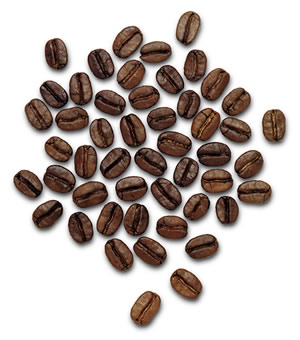
//> input picture data/coffee_grains.jpg, 300 x 340 px
$ ./exercises_02_b_watershed ../data/coffee_grains.jpg out.png   (built with g++ and OpenCV 4)
//> lines starting //> are read from the running program, lines starting //| are printed output that depends on the picture; after the words box and inside, x2 and y2 are one past the last pixel; in counts of white or black regions, pixels touching at a corner belong together
#include <stdio.h>
#include <opencv2/opencv.hpp>
#include <opencv2/imgproc.hpp>
#include "opencv2/highgui.hpp"
#include <stdlib.h>     /* srand, rand */


/**
 * Threshold with a value
 * @param argc
 * @param argv
 * @return
 */
int main(int argc, char **argv) {
    const cv::String arguments =
            "{help h usage ?    |       | print this message }"
            "{@input_image      |       | image for compare  }"
            "{@output_image     |       | output image       }";

    cv::CommandLineParser parser(argc, argv, arguments);
    parser.about("Watershed markers v1.0.0");
    if (parser.has("help")) {
        parser.printMessage();
        return 0;
    }

    srand(1234);
    cv::String input_path = parser.get<cv::String>(0);
    cv::String output_path = parser.get<cv::String>(1);

    if (!parser.check()) {
        parser.printErrors();
        return 0;
    }

    cv::Mat input = cv::imread(input_path, cv::IMREAD_COLOR);
//> input is the input picture: 340 rows x 300 cols, CV_8UC3; mean B, G, R 179.4, 183.5, 192.9

    if (!input.data) {
        printf("No image data \n");
        return -1;
    }
    // imshow("Input Image", input);

    // Clone input and convert marker image to bg
    cv::Mat markers = input.clone();
    cv::cvtColor(markers, markers, cv::COLOR_BGR2GRAY);
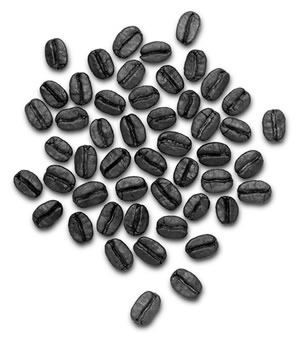
//> markers: 340 rows x 300 cols, CV_8UC1; min 0, max 255, mean 185.9

    // Convert input image to CV_8UC3 for watershed
    input.convertTo(input, CV_8UC3);

    // Remove background
    threshold(markers, markers, 180, 255, 1);
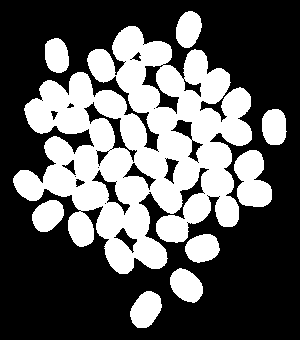
//> markers: 340 rows x 300 cols, CV_8UC1; 36.7% white; 9 white regions, largest, box (x1, y1, x2, y2) and area: (13, 26, 252, 274) 30540, (234, 150, 272, 207) 1525, (130, 291, 162, 328) 850
    // Erode to separate the elements
    cv::Mat kernel = cv::getStructuringElement(cv::MORPH_RECT, cv::Size(17, 17));
    cv::erode(markers, markers, kernel);
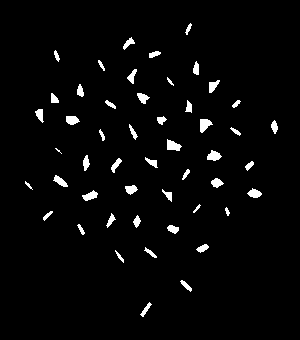
//> markers: 340 rows x 300 cols, CV_8UC1; 2.9% white; 50 white regions (1 under 20 px)

    // CV_8U version is needed for findContours()
    markers.convertTo(markers, CV_8U);

    std::vector<std::vector<cv::Point> > contours;
    findContours(markers, contours, cv::RETR_EXTERNAL, cv::CHAIN_APPROX_SIMPLE);
//> contours = 50 contours, 5 with area under 20; largest, box (x1, y1, x2, y2) and area: (200, 119, 213, 133) 96, (167, 139, 182, 151) 95, (207, 150, 222, 161) 88, (82, 190, 98, 201) 80, (66, 116, 80, 125) 79

    // Create the marker image for the watershed algorithm
    cv::Mat contour_markers = cv::Mat::zeros(markers.size(), CV_32S);
    // Draw the foreground markers
    for (size_t i = 0; i < contours.size(); i++) {
        drawContours(contour_markers, contours, static_cast<int>(i), cv::Scalar(static_cast<int>(i)+1), -1);
    }
//> this loop made 50 passes
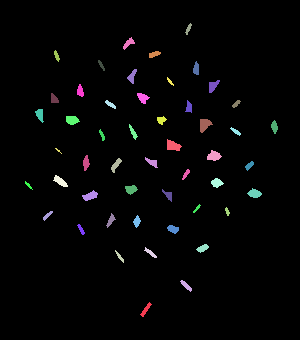
//> contour_markers: 340 rows x 300 cols, CV_32SC1; 51 distinct labels, from 0 to 50; one colour per label, 0 black
    // Draw the background marker
    circle(contour_markers, cv::Point(5, 5), 3, cv::Scalar(255), -1);
//> contour_markers: 340 rows x 300 cols, CV_32SC1; 52 distinct labels, from 0 to 255

    // Perform the watershed algorithm
    watershed(input, contour_markers);
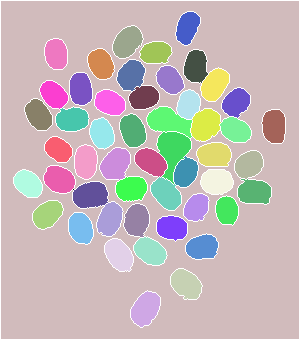
//> contour_markers: 340 rows x 300 cols, CV_32SC1; 53 distinct labels, from -1 to 255; one colour per label, 0 black, -1 white

    // Generate random colors
    std::vector<cv::Vec3b> colors;
    for (size_t i = 0; i < contours.size(); i++) {
        colors.push_back(cv::Vec3b((uchar) rand() % 255, (uchar) rand() % 255, (uchar) rand() % 255));
    }

    // Create the result image
    cv::Mat output = cv::Mat::zeros(input.size(), CV_8UC3);
    // Fill labeled objects with random colors
    for (int i = 0; i < contour_markers.rows; i++) {
        for (int j = 0; j < contour_markers.cols; j++) {
            int index = contour_markers.at<int>(i,j);
            if (index > 0 && index <= static_cast<int>(contours.size())) {
                output.at<cv::Vec3b>(i,j) = colors[index-1];
            }
        }
    }
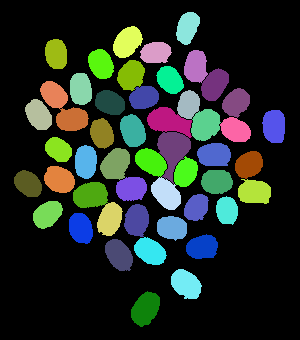
//> output: 340 rows x 300 cols, CV_8UC3; mean B, G, R 39.1, 45.9, 36.5

    // imshow("Output Image", output);
    // cv::waitKey(0);

    cv::imwrite(output_path, output);

    return 0;
}
